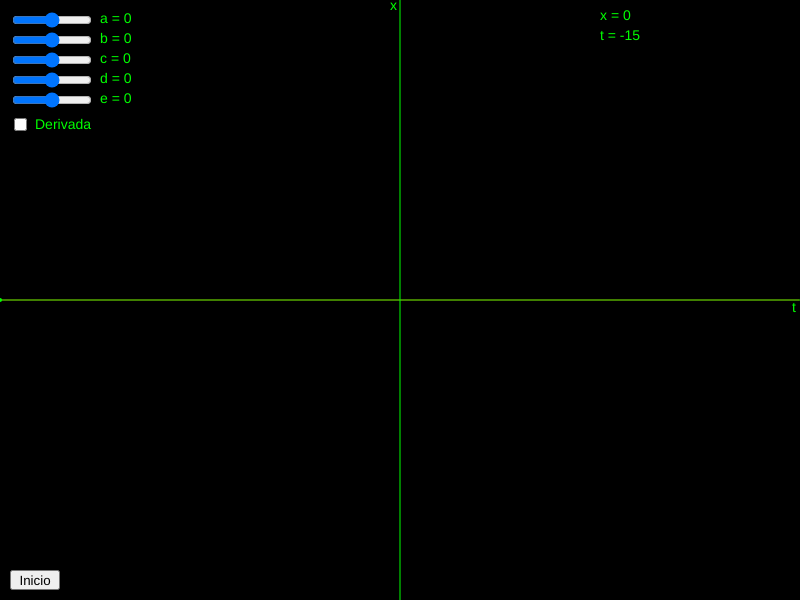
Frame 1 (no input)
Frame 60 (no input): identical to frame 1, image omitted
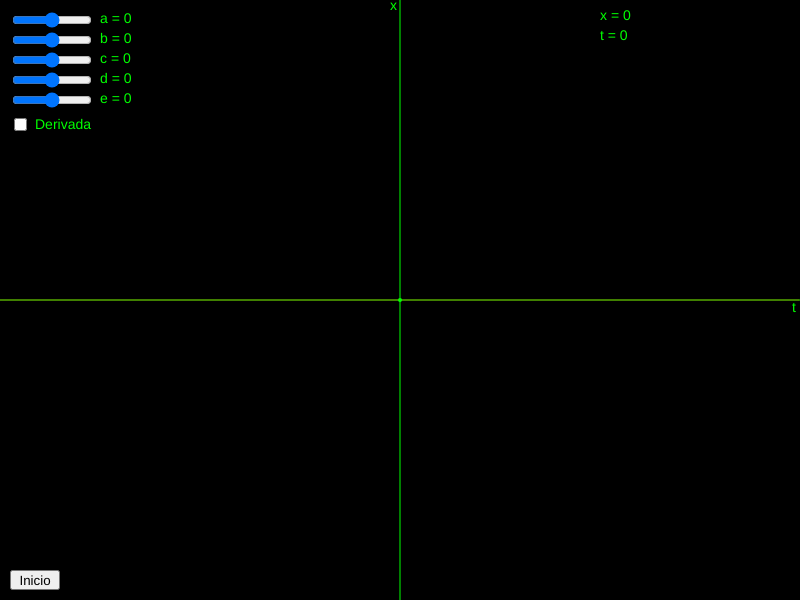
Frame 120 (the mouse pressed at the canvas centre since frame 60)

The p5.js sketch that drew these frames (run headless with seeded random() and noise() and a simulated clock; from frame 60 on, the mouse is pressed at the canvas centre):

// p5.js sketch
// ── sketch.js
let a, b, c, d, e; //declarar factores del polinomio

function setup() {
  createCanvas(800, 600);
  //acá se crean los deslizadores para las variables 
  A = createSlider(-15, 15, 0, 30 / width); 
  A.position(10, 10);
  A.size(80);
  B = createSlider(-15, 15, 0, 30 / width);
  B.position(10, 30);
  B.size(80);
  C = createSlider(-15, 15, 0, 30 / width);
  C.position(10, 50);
  C.size(80);
  D = createSlider(-15, 15, 0, 30 / width);
  D.position(10, 70);
  D.size(80);
  E = createSlider(-150, 150, 0, 30 / width);
  E.position(10, 90);
  E.size(80);

  // se crea el check para la Derivada
  checkbox = createCheckbox('', false);
  checkbox.position(10, 115);

  //se crea el botón de reinicio
  button = createButton('Inicio');
  button.position(10, height-30);
  button.size(50, 20);
  button.mousePressed(Resetear);
}

function draw() {
  background(0); //Se establece fondo negro
  textSize(14); //Tamaño de texto en 14
  noStroke();
  fill(0, 255, 0);
  
  //Se adquieren los datos de acuerdo a los deslizadores
  // y se muestran en pantalla.
  a = A.value();
  text("a = " + a, 100, 23);
  b = B.value();
  text("b = " + b, 100, 43);
  c = C.value();
  text("c = " + c, 100, 63);
  d = D.value();
  text("d = " + d, 100, 83);
  e = E.value();
  text("e = " + e, 100, 103);
  
  text("Derivada", 35, 129);
  text("x", width / 2 - 10, 10);
  text("t", width - 8, height / 2 + 12);
  
  push(); 
  translate(width / 2, height / 2); //traslada el origen (0,0) a la mitad del canvas
  noFill();
  beginShape(); //inicio de gráfica de la curva
  for (let j = -width / 2; j < width / 2; j++) { //ciclo que calcula la función
    let t1 = map(j, -width / 2, width / 2, -15, 15); //valores de t
    let treal = map(t1, -15, 15, -width / 2, width / 2); //t en pantalla
    let x1 = -(a * pow(t1, 4) + b * pow(t1, 3) + c * pow(t1, 2) + d * t1 + e); //valores de x
    let xreal = map(x1, -200, 200, -height / 2, height / 2); //x en pantalla
    stroke(255, 0, 0); //línea de color rojo
    vertex(treal, xreal); //dibuja cada uno de los puntos de la curva
  } //fin del ciclo
  endShape(); //fin de gráfica de la curva
  pop(); 

  //Se calcula y muestra un punto sobre la curva de acuerdo a posición del mouse
  let tt = map(mouseX - width / 2, -width / 2, width / 2, -15, 15);
  let mousexx = -(a * pow(tt, 4) + b * pow(tt, 3) + c * pow(tt, 2) + d * tt + e);
  let posX = map(mousexx, -200, 200, -height / 2, height / 2);
  ellipse(mouseX, posX + height / 2, 4, 4);
  
  noStroke();
  text("x = " + (-mousexx), width-200, 20); //muestra valor de x en pantalla
  text("t = " + tt, width-200, 40); //muestra valor de t en pantalla

  stroke(0, 255, 0); //ejes de color verde
  line(0, height / 2, width, height / 2); //eje t
  line(width / 2, 0, width / 2, height); //eje x

  if (checkbox.checked()) { //activa y calcula derivada (tangente a la curva)
    let derivada = -(4 * a * pow(tt, 3) + 3 * b * pow(tt, 2) + 2 * c * tt + d);
    noStroke();
    text("dx/dt = " + (-derivada), width-200, 60);

    push(); //dibuja la tangente a la curva
    translate(mouseX, posX + height / 2);
    rotate(atan(derivada/18)); //se inclina la línea de acuerdo a valor de la derivada
    strokeWeight(2); //se ajusta grosor de la recta
    stroke(0, 0, 255); //línea de color azul
    line(-40, 0, 40, 0);
    pop(); //fin dibujo tangente
  }
}

function Resetear() { //función que reinicia las variables
  A.value(0);
  B.value(0);
  C.value(0);
  D.value(0);
  E.value(0);
  checkbox.checked(false);
}
